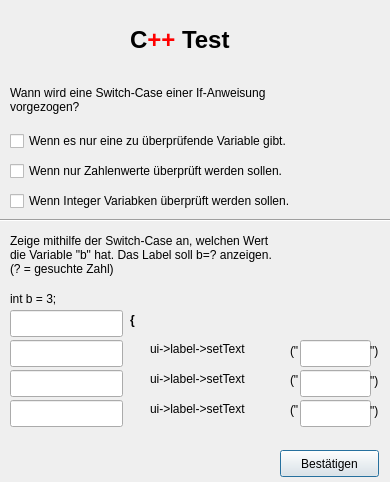
<?xml version="1.0" encoding="UTF-8"?>
<ui version="4.0">
 <class>testmodule5</class>
 <widget class="QDialog" name="testmodule5">
  <property name="geometry">
   <rect>
    <x>0</x>
    <y>0</y>
    <width>390</width>
    <height>482</height>
   </rect>
  </property>
  <property name="windowTitle">
   <string>Dialog</string>
  </property>
  <widget class="QLabel" name="label">
   <property name="geometry">
    <rect>
     <x>130</x>
     <y>20</y>
     <width>141</width>
     <height>41</height>
    </rect>
   </property>
   <property name="text">
    <string>&lt;html&gt;&lt;head/&gt;&lt;body&gt;&lt;p&gt;&lt;span style=&quot; font-size:18pt; font-weight:600;&quot;&gt;C&lt;/span&gt;&lt;span style=&quot; font-size:18pt; font-weight:600; color:#ff0000;&quot;&gt;++&lt;/span&gt;&lt;span style=&quot; font-size:18pt; font-weight:600;&quot;&gt; Test&lt;/span&gt;&lt;/p&gt;&lt;/body&gt;&lt;/html&gt;</string>
   </property>
  </widget>
  <widget class="QLabel" name="label_2">
   <property name="geometry">
    <rect>
     <x>10</x>
     <y>80</y>
     <width>331</width>
     <height>41</height>
    </rect>
   </property>
   <property name="text">
    <string>Wann wird eine Switch-Case einer If-Anweisung &lt;br&gt;vorgezogen?</string>
   </property>
  </widget>
  <widget class="QCheckBox" name="checkBox">
   <property name="geometry">
    <rect>
     <x>10</x>
     <y>130</y>
     <width>361</width>
     <height>22</height>
    </rect>
   </property>
   <property name="text">
    <string>Wenn es nur eine zu überprüfende Variable gibt.</string>
   </property>
  </widget>
  <widget class="QCheckBox" name="checkBox_2">
   <property name="geometry">
    <rect>
     <x>10</x>
     <y>160</y>
     <width>371</width>
     <height>22</height>
    </rect>
   </property>
   <property name="text">
    <string>Wenn nur Zahlenwerte überprüft werden sollen.</string>
   </property>
  </widget>
  <widget class="QCheckBox" name="checkBox_3">
   <property name="geometry">
    <rect>
     <x>10</x>
     <y>190</y>
     <width>371</width>
     <height>22</height>
    </rect>
   </property>
   <property name="text">
    <string>Wenn Integer Variabken überprüft werden sollen.</string>
   </property>
  </widget>
  <widget class="Line" name="line">
   <property name="geometry">
    <rect>
     <x>-40</x>
     <y>210</y>
     <width>441</width>
     <height>20</height>
    </rect>
   </property>
   <property name="orientation">
    <enum>Qt::Horizontal</enum>
   </property>
  </widget>
  <widget class="QLabel" name="label_3">
   <property name="geometry">
    <rect>
     <x>10</x>
     <y>230</y>
     <width>371</width>
     <height>51</height>
    </rect>
   </property>
   <property name="text">
    <string>&lt;html&gt;&lt;head/&gt;&lt;body&gt;&lt;p&gt;Zeige mithilfe der Switch-Case an, welchen Wert &lt;br/&gt;die Variable &amp;quot;b&amp;quot; hat. Das Label soll b=? anzeigen. &lt;br/&gt;(? = gesuchte Zahl)&lt;/p&gt;&lt;/body&gt;&lt;/html&gt;</string>
   </property>
  </widget>
  <widget class="QLabel" name="label_4">
   <property name="geometry">
    <rect>
     <x>10</x>
     <y>290</y>
     <width>67</width>
     <height>17</height>
    </rect>
   </property>
   <property name="text">
    <string>int b = 3;</string>
   </property>
  </widget>
  <widget class="QLineEdit" name="tb1">
   <property name="geometry">
    <rect>
     <x>10</x>
     <y>310</y>
     <width>113</width>
     <height>27</height>
    </rect>
   </property>
  </widget>
  <widget class="QLabel" name="label_5">
   <property name="geometry">
    <rect>
     <x>130</x>
     <y>290</y>
     <width>67</width>
     <height>61</height>
    </rect>
   </property>
   <property name="text">
    <string>&lt;html&gt;&lt;head/&gt;&lt;body&gt;&lt;p&gt;&lt;span style=&quot; font-weight:600;&quot;&gt;{&lt;/span&gt;&lt;/p&gt;&lt;/body&gt;&lt;/html&gt;</string>
   </property>
  </widget>
  <widget class="QLineEdit" name="tb2">
   <property name="geometry">
    <rect>
     <x>10</x>
     <y>340</y>
     <width>113</width>
     <height>27</height>
    </rect>
   </property>
  </widget>
  <widget class="QLineEdit" name="tb3">
   <property name="geometry">
    <rect>
     <x>10</x>
     <y>370</y>
     <width>113</width>
     <height>27</height>
    </rect>
   </property>
  </widget>
  <widget class="QLineEdit" name="tb4">
   <property name="geometry">
    <rect>
     <x>10</x>
     <y>400</y>
     <width>113</width>
     <height>27</height>
    </rect>
   </property>
  </widget>
  <widget class="QLabel" name="label_6">
   <property name="geometry">
    <rect>
     <x>150</x>
     <y>340</y>
     <width>131</width>
     <height>17</height>
    </rect>
   </property>
   <property name="text">
    <string>ui-&gt;label-&gt;setText</string>
   </property>
  </widget>
  <widget class="QLabel" name="label_7">
   <property name="geometry">
    <rect>
     <x>150</x>
     <y>370</y>
     <width>131</width>
     <height>17</height>
    </rect>
   </property>
   <property name="text">
    <string>ui-&gt;label-&gt;setText</string>
   </property>
  </widget>
  <widget class="QLabel" name="label_8">
   <property name="geometry">
    <rect>
     <x>150</x>
     <y>400</y>
     <width>131</width>
     <height>17</height>
    </rect>
   </property>
   <property name="text">
    <string>ui-&gt;label-&gt;setText</string>
   </property>
  </widget>
  <widget class="QLineEdit" name="tb5">
   <property name="geometry">
    <rect>
     <x>300</x>
     <y>340</y>
     <width>71</width>
     <height>27</height>
    </rect>
   </property>
  </widget>
  <widget class="QLineEdit" name="tb6">
   <property name="geometry">
    <rect>
     <x>300</x>
     <y>370</y>
     <width>71</width>
     <height>27</height>
    </rect>
   </property>
  </widget>
  <widget class="QLineEdit" name="tb7">
   <property name="geometry">
    <rect>
     <x>300</x>
     <y>400</y>
     <width>71</width>
     <height>27</height>
    </rect>
   </property>
  </widget>
  <widget class="QLabel" name="label_9">
   <property name="geometry">
    <rect>
     <x>290</x>
     <y>340</y>
     <width>21</width>
     <height>21</height>
    </rect>
   </property>
   <property name="text">
    <string>(&quot;</string>
   </property>
  </widget>
  <widget class="QLabel" name="label_10">
   <property name="geometry">
    <rect>
     <x>370</x>
     <y>340</y>
     <width>31</width>
     <height>21</height>
    </rect>
   </property>
   <property name="text">
    <string>&quot;)</string>
   </property>
  </widget>
  <widget class="QLabel" name="label_11">
   <property name="geometry">
    <rect>
     <x>290</x>
     <y>370</y>
     <width>21</width>
     <height>20</height>
    </rect>
   </property>
   <property name="text">
    <string>(&quot;</string>
   </property>
  </widget>
  <widget class="QLabel" name="label_13">
   <property name="geometry">
    <rect>
     <x>370</x>
     <y>370</y>
     <width>31</width>
     <height>21</height>
    </rect>
   </property>
   <property name="text">
    <string>&quot;)</string>
   </property>
  </widget>
  <widget class="QLabel" name="label_14">
   <property name="geometry">
    <rect>
     <x>290</x>
     <y>400</y>
     <width>21</width>
     <height>20</height>
    </rect>
   </property>
   <property name="text">
    <string>(&quot;</string>
   </property>
  </widget>
  <widget class="QLabel" name="label_15">
   <property name="geometry">
    <rect>
     <x>370</x>
     <y>400</y>
     <width>31</width>
     <height>21</height>
    </rect>
   </property>
   <property name="text">
    <string>&quot;)</string>
   </property>
  </widget>
  <widget class="QPushButton" name="pushButton">
   <property name="geometry">
    <rect>
     <x>280</x>
     <y>450</y>
     <width>99</width>
     <height>27</height>
    </rect>
   </property>
   <property name="text">
    <string>Bestätigen</string>
   </property>
  </widget>
 </widget>
 <resources/>
 <connections/>
</ui>
